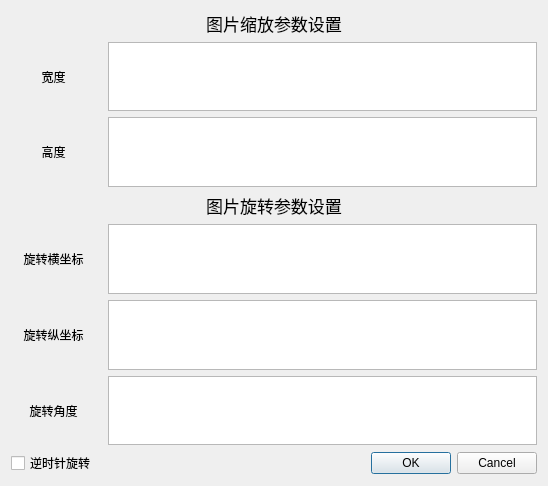
<?xml version="1.0" encoding="UTF-8"?>
<ui version="4.0">
 <class>zoomManageDialog</class>
 <widget class="QDialog" name="zoomManageDialog">
  <property name="geometry">
   <rect>
    <x>0</x>
    <y>0</y>
    <width>548</width>
    <height>486</height>
   </rect>
  </property>
  <property name="minimumSize">
   <size>
    <width>548</width>
    <height>486</height>
   </size>
  </property>
  <property name="windowTitle">
   <string>Dialog</string>
  </property>
  <layout class="QGridLayout" name="gridLayout">
   <item row="5" column="0">
    <widget class="QLabel" name="label_2">
     <property name="text">
      <string>旋转横坐标</string>
     </property>
     <property name="alignment">
      <set>Qt::AlignCenter</set>
     </property>
    </widget>
   </item>
   <item row="6" column="0">
    <widget class="QLabel" name="label_3">
     <property name="text">
      <string>旋转纵坐标</string>
     </property>
     <property name="alignment">
      <set>Qt::AlignCenter</set>
     </property>
    </widget>
   </item>
   <item row="2" column="0">
    <widget class="QLabel" name="wLabel">
     <property name="font">
      <font>
       <pointsize>9</pointsize>
      </font>
     </property>
     <property name="text">
      <string>宽度</string>
     </property>
     <property name="alignment">
      <set>Qt::AlignCenter</set>
     </property>
    </widget>
   </item>
   <item row="0" column="0" colspan="3">
    <widget class="QLabel" name="titleLabel">
     <property name="minimumSize">
      <size>
       <width>0</width>
       <height>0</height>
      </size>
     </property>
     <property name="font">
      <font>
       <pointsize>13</pointsize>
      </font>
     </property>
     <property name="text">
      <string>图片缩放参数设置</string>
     </property>
     <property name="alignment">
      <set>Qt::AlignCenter</set>
     </property>
    </widget>
   </item>
   <item row="3" column="2">
    <widget class="QTextEdit" name="hTextEdit"/>
   </item>
   <item row="5" column="2">
    <widget class="QTextEdit" name="xTtextEdit"/>
   </item>
   <item row="3" column="0">
    <widget class="QLabel" name="hLabel">
     <property name="text">
      <string>高度</string>
     </property>
     <property name="alignment">
      <set>Qt::AlignCenter</set>
     </property>
    </widget>
   </item>
   <item row="2" column="2">
    <widget class="QTextEdit" name="wTextEdit"/>
   </item>
   <item row="4" column="0" colspan="3">
    <widget class="QLabel" name="label">
     <property name="font">
      <font>
       <pointsize>13</pointsize>
      </font>
     </property>
     <property name="text">
      <string>图片旋转参数设置</string>
     </property>
     <property name="alignment">
      <set>Qt::AlignCenter</set>
     </property>
    </widget>
   </item>
   <item row="6" column="2">
    <widget class="QTextEdit" name="yTextEdit_2"/>
   </item>
   <item row="7" column="2">
    <widget class="QTextEdit" name="aTextEdit_3"/>
   </item>
   <item row="7" column="0">
    <widget class="QLabel" name="label_4">
     <property name="text">
      <string>旋转角度</string>
     </property>
     <property name="alignment">
      <set>Qt::AlignCenter</set>
     </property>
    </widget>
   </item>
   <item row="9" column="1" colspan="2">
    <widget class="QDialogButtonBox" name="buttonBox">
     <property name="orientation">
      <enum>Qt::Horizontal</enum>
     </property>
     <property name="standardButtons">
      <set>QDialogButtonBox::Cancel|QDialogButtonBox::Ok</set>
     </property>
    </widget>
   </item>
   <item row="9" column="0">
    <widget class="QCheckBox" name="checkBox">
     <property name="text">
      <string>逆时针旋转</string>
     </property>
    </widget>
   </item>
  </layout>
 </widget>
 <resources/>
 <connections>
  <connection>
   <sender>buttonBox</sender>
   <signal>accepted()</signal>
   <receiver>zoomManageDialog</receiver>
   <slot>accept()</slot>
   <hints>
    <hint type="sourcelabel">
     <x>248</x>
     <y>254</y>
    </hint>
    <hint type="destinationlabel">
     <x>157</x>
     <y>274</y>
    </hint>
   </hints>
  </connection>
  <connection>
   <sender>buttonBox</sender>
   <signal>rejected()</signal>
   <receiver>zoomManageDialog</receiver>
   <slot>reject()</slot>
   <hints>
    <hint type="sourcelabel">
     <x>316</x>
     <y>260</y>
    </hint>
    <hint type="destinationlabel">
     <x>286</x>
     <y>274</y>
    </hint>
   </hints>
  </connection>
 </connections>
</ui>
